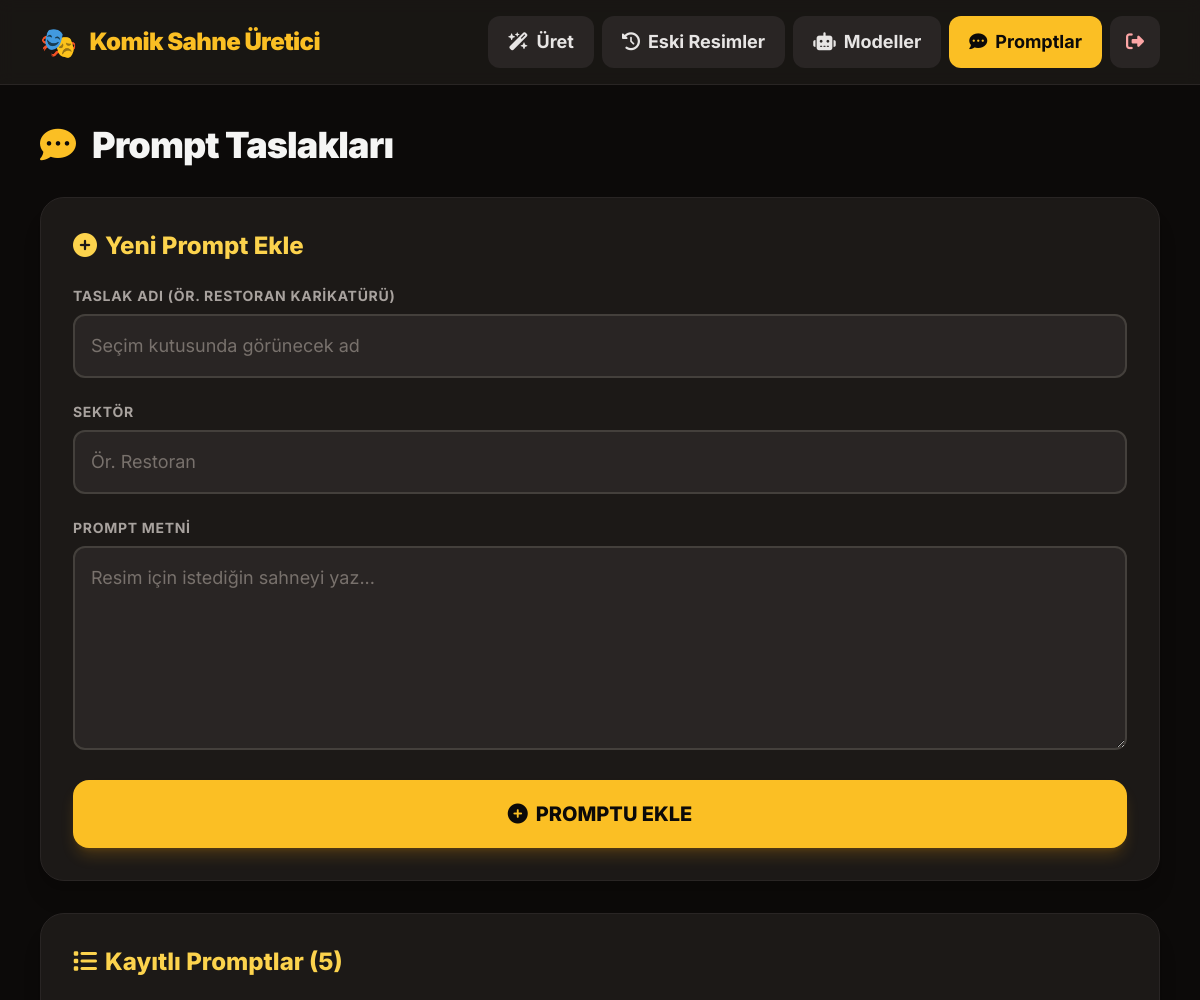
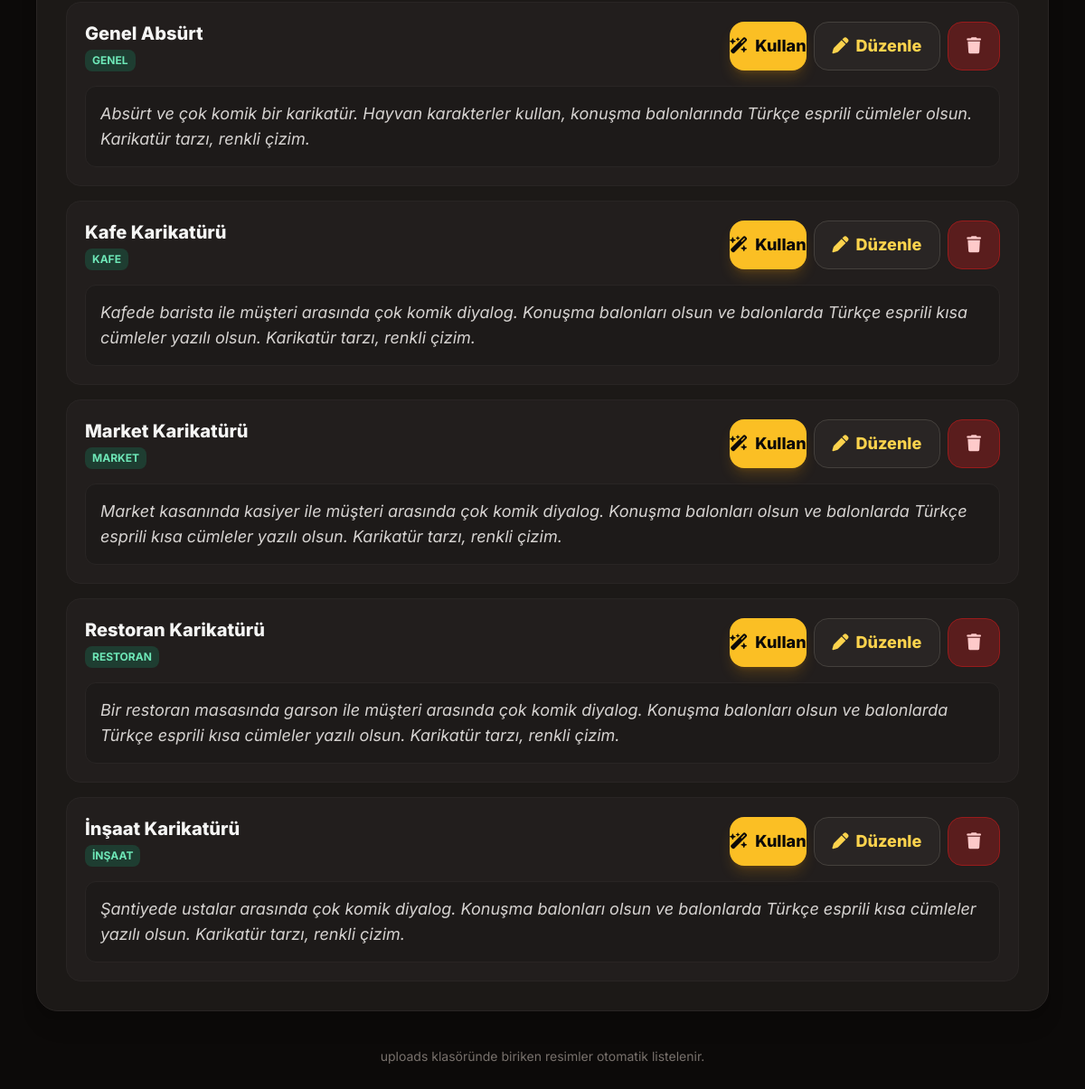
The page /prompts.php (signed in) on the database its author committed (2 pictures, top to bottom).
### tables this page shows
CREATE TABLE promptlar (
        id INTEGER PRIMARY KEY AUTOINCREMENT,
        ad TEXT NOT NULL,
        sektor TEXT NOT NULL DEFAULT '',
        metin TEXT NOT NULL
    );

### prompts.php (the view, shortened to what this page needs)
<?php
require __DIR__ . '/config.php';
$pdo = db();
$duzenle = null;
$promptlar = $pdo->query("SELECT * FROM promptlar ORDER BY sektor, ad")->fetchAll();
ust_sayfa('prompts.php');
?>
<div class="space-y-8">
  <div class="flex items-center gap-4">
    <i class="fa-solid fa-comment-dots text-4xl text-amber-400"></i>
    <h1 class="font-black text-3xl md:text-4xl tracking-tight">Prompt Taslakları</h1>
  </div>
  <div class="card">
    <h2 class="font-extrabold text-2xl mb-6 text-amber-300">
      <i class="fa-solid fa-circle-plus mr-2"></i><?= $duzenle ? 'Promptu Düzenle' : 'Yeni Prompt Ekle' ?>
    </h2>
    <form method="post" class="space-y-6">
      <div>
        <label class="label">Taslak Adı (ör. Restoran Karikatürü)</label>
        <input class="input" type="text" name="ad" required value="<?= htmlspecialchars($duzenle['ad'] ?? '') ?>" placeholder="Seçim kutusunda görünecek ad">
      </div>
      <div>
        <label class="label">Sektör</label>
        <input class="input" type="text" name="sektor" list="sektor_onerileri" value="<?= htmlspecialchars($duzenle['sektor'] ?? '') ?>" placeholder="Ör. Restoran">
      </div>
      <div>
        <label class="label">Prompt Metni</label>
        <textarea class="input" name="metin" rows="6" required placeholder="Resim için istediğin sahneyi yaz..."><?= htmlspecialchars($duzenle['metin'] ?? '') ?></textarea>
      </div>
      <button type="submit" class="btn-main">
        <i class="fa-solid <?= $duzenle ? 'fa-floppy-disk' : 'fa-circle-plus' ?>"></i>
        <?= $duzenle ? 'KAYDET' : 'PROMPTU EKLE' ?>
      </button>
    </form>
  </div>
  <div class="card">
    <h2 class="font-extrabold text-2xl mb-6 text-amber-300"><i class="fa-solid fa-list mr-2"></i>Kayıtlı Promptlar (<?= count($promptlar) ?>)</h2>
    <?php if (!$promptlar): ?>
      <div class="text-center py-10 text-stone-400">
        <i class="fa-solid fa-comment-dots text-6xl mb-4 text-stone-700"></i>
        <p class="text-2xl font-bold">Henüz prompt yok.</p>
        <p class="mt-2">Yukarıdan ilk taslağını ekle.</p>
      </div>
    <?php else: ?>
      <div class="space-y-4">
        <?php foreach ($promptlar as $p): ?>
          <div class="rounded-2xl border border-stone-800 bg-stone-800/50 p-5">
            <div class="flex flex-col md:flex-row md:items-center justify-between gap-4 md:gap-6">
              <div>
                <div class="font-extrabold text-xl"><?= htmlspecialchars($p['ad']) ?></div>
                <?php if ($p['sektor'] !== ''): ?>
                  <span class="inline-block mt-1 text-xs font-bold uppercase px-2 py-1 rounded-lg bg-emerald-500/20 text-emerald-300"><?= htmlspecialchars($p['sektor']) ?></span>
                <?php endif; ?>
              </div>
              <div class="flex gap-2 shrink-0">
                <a href="generate.php?prompt_id=<?= (int)$p['id'] ?>" class="btn-main !py-2 !text-lg md:w-auto"><i class="fa-solid fa-wand-magic-sparkles"></i> Kullan</a>
                <a href="prompts.php?duzenle=<?= (int)$p['id'] ?>" class="btn-ikincil"><i class="fa-solid fa-pen"></i> Düzenle</a>
                <a href="prompts.php?sil=<?= (int)$p['id'] ?>" class="btn-tehlike" onclick="return confirm('Bu prompt silinsin mi?')"><i class="fa-solid fa-trash"></i></a>
              </div>
            </div>
            <div class="mt-4 text-stone-300 text-lg rounded-xl bg-stone-900/70 border border-stone-800 p-4 italic"><?= nl2br(htmlspecialchars($p['metin'])) ?></div>
          </div>
        <?php endforeach; ?>
      </div>
    <?php endif; ?>
  </div>
</div>
<?php alt_sayfa(); ?>

### config.php (shortened to what this page needs)
<?php
function ust_sayfa(string $aktif): void {
    $linkler = [
        'generate.php'      => ['Üret', 'fa-wand-magic-sparkles'],
        'eski_resimler.php' => ['Eski Resimler', 'fa-clock-rotate-left'],
        'models.php'        => ['Modeller', 'fa-robot'],
        'prompts.php'       => ['Promptlar', 'fa-comment-dots'],
    ];
?>
<!DOCTYPE html>
<html lang="tr">
<head>
<script src="https://cdn.tailwindcss.com"></script>
<link rel="stylesheet" href="https://cdnjs.cloudflare.com/ajax/libs/font-awesome/6.5.1/css/all.min.css">
</head>
<body class="bg-stone-950 text-stone-100 font-sans min-h-screen pb-28 md:pb-10">
<header class="bg-stone-900/80 backdrop-blur sticky top-0 z-40 border-b border-stone-800">
  <div class="max-w-6xl mx-auto px-4 py-4 flex items-center justify-between gap-3">
    <a href="generate.php" class="flex items-center gap-3">
      <span class="text-3xl">🎭</span>
      <span class="font-black text-2xl text-amber-400 tracking-tight">Komik Sahne Üretici</span>
    </a>
    <div class="hidden md:flex items-center gap-2">
      <?php foreach ($linkler as $dosya => $l):
          $aktiflik = $dosya === $aktif ? 'bg-amber-400 text-stone-950' : 'bg-stone-800 text-stone-200 hover:bg-stone-700'; ?>
          <a href="<?= $dosya ?>" class="<?= $aktiflik ?> rounded-xl px-5 py-3 text-lg font-bold transition"><i class="fa-solid <?= $l[1] ?> mr-2"></i><?= $l[0] ?></a>
      <?php endforeach; ?>
      <a href="index.php?cikis=1" title="Çıkış" class="bg-stone-800 text-red-300 hover:bg-red-900/50 rounded-xl px-4 py-3 text-lg font-bold transition"><i class="fa-solid fa-right-from-bracket"></i></a>
    </div>
  </div>
</header>
<main class="max-w-6xl mx-auto px-4 py-6 md:py-10 space-y-8">
<?php
}
function alt_sayfa(): void {
?>
</main>
<footer class="max-w-6xl mx-auto px-4 pb-6 text-center text-stone-500 text-sm">uploads klasöründe biriken resimler otomatik listelenir.</footer>
</body>
</html>
<?php
}

### config.php (style rules this page uses)
.input { @apply w-full rounded-xl bg-stone-800 border-2 border-stone-700 px-4 py-4 text-lg text-stone-100 placeholder-stone-500 focus:outline-none focus:border-amber-400 transition; }
.label { @apply block text-sm font-bold uppercase tracking-wider text-stone-400 mb-2; }
.btn-main { @apply inline-flex items-center justify-center gap-2 w-full rounded-2xl bg-amber-400 hover:bg-amber-300 text-stone-950 text-xl font-extrabold py-5 shadow-lg shadow-amber-500/20 transition active:scale-95; }
.btn-ikincil { @apply inline-flex items-center justify-center gap-2 rounded-2xl bg-stone-800 hover:bg-stone-700 text-amber-300 text-lg font-extrabold px-5 py-3 border border-stone-700 transition active:scale-95; }
.btn-tehlike { @apply inline-flex items-center justify-center gap-2 rounded-2xl bg-red-900/60 hover:bg-red-800 text-red-200 text-lg font-extrabold px-5 py-3 border border-red-800 transition active:scale-95; }
.card { @apply bg-stone-900 border border-stone-800 rounded-3xl p-6 md:p-8 shadow-xl; }

### rows shown on the page
promptlar: ad "Genel Absürt", sektor "GENEL", metin "Absürt ve çok komik bir karikatür. Hayvan karakterler kullan, konuşma balonlarında Türkçe esprili cümleler olsun. Karikatür tarzı, renkli çizim."
promptlar: ad "Kafe Karikatürü", sektor "KAFE", metin "Kafede barista ile müşteri arasında çok komik diyalog. Konuşma balonları olsun ve balonlarda Türkçe esprili kısa cümleler yazılı olsun. Karikatür tarzı, renkli çizim."
promptlar: ad "Market Karikatürü", sektor "MARKET", metin "Market kasanında kasiyer ile müşteri arasında çok komik diyalog. Konuşma balonları olsun ve balonlarda Türkçe esprili kısa cümleler yazılı olsun. Karikatür tarzı, renkli çizim."
promptlar: ad "Restoran Karikatürü", sektor "RESTORAN", metin "Bir restoran masasında garson ile müşteri arasında çok komik diyalog. Konuşma balonları olsun ve balonlarda Türkçe esprili kısa cümleler yazılı olsun. Karikatür tarzı, renkli çizim."
promptlar: ad "İnşaat Karikatürü", sektor "İNŞAAT", metin "Şantiyede ustalar arasında çok komik diyalog. Konuşma balonları olsun ve balonlarda Türkçe esprili kısa cümleler yazılı olsun. Karikatür tarzı, renkli çizim."

### other values the page prints
$l[0] "Üret"
$l[0] "Eski Resimler"
$l[0] "Modeller"
$l[0] "Promptlar"
count($promptlar) "5"
